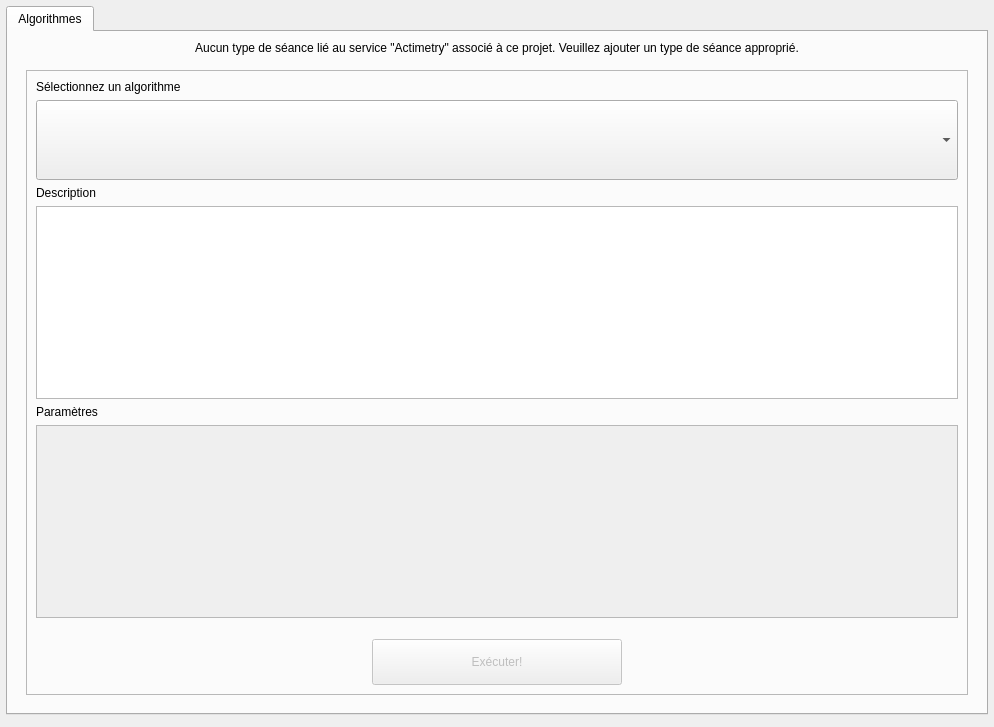
<?xml version="1.0" encoding="UTF-8"?>
<ui version="4.0">
 <class>ActimetryConfigWidget</class>
 <widget class="QWidget" name="ActimetryConfigWidget">
  <property name="geometry">
   <rect>
    <x>0</x>
    <y>0</y>
    <width>994</width>
    <height>681</height>
   </rect>
  </property>
  <property name="windowTitle">
   <string>ActimetryConfigWidget</string>
  </property>
  <layout class="QVBoxLayout" name="verticalLayout">
   <property name="leftMargin">
    <number>6</number>
   </property>
   <property name="topMargin">
    <number>6</number>
   </property>
   <property name="rightMargin">
    <number>6</number>
   </property>
   <property name="bottomMargin">
    <number>6</number>
   </property>
   <item>
    <widget class="QTabWidget" name="tabMain">
     <property name="tabPosition">
      <enum>QTabWidget::TabPosition::North</enum>
     </property>
     <property name="currentIndex">
      <number>0</number>
     </property>
     <property name="iconSize">
      <size>
       <width>24</width>
       <height>24</height>
      </size>
     </property>
     <widget class="QWidget" name="tabContext">
      <attribute name="icon">
       <iconset resource="../../../resources/TeraClient.qrc">
        <normaloff>:/icons/details.png</normaloff>:/icons/details.png</iconset>
      </attribute>
      <attribute name="title">
       <string>Algorithmes</string>
      </attribute>
      <layout class="QVBoxLayout" name="verticalLayout_5">
       <item>
        <widget class="QLabel" name="lblWarning">
         <property name="text">
          <string>Aucun type de séance lié au service &quot;Actimetry&quot; associé à ce projet. Veuillez ajouter un type de séance approprié.</string>
         </property>
         <property name="alignment">
          <set>Qt::AlignmentFlag::AlignCenter</set>
         </property>
        </widget>
       </item>
       <item>
        <widget class="QFrame" name="frameContextUpdater">
         <property name="enabled">
          <bool>true</bool>
         </property>
         <property name="sizePolicy">
          <sizepolicy hsizetype="Preferred" vsizetype="MinimumExpanding">
           <horstretch>0</horstretch>
           <verstretch>0</verstretch>
          </sizepolicy>
         </property>
         <layout class="QVBoxLayout" name="verticalLayout_2">
          <item>
           <widget class="QFrame" name="framePlaylistControls">
            <property name="enabled">
             <bool>true</bool>
            </property>
            <property name="frameShape">
             <enum>QFrame::Shape::StyledPanel</enum>
            </property>
            <property name="frameShadow">
             <enum>QFrame::Shadow::Raised</enum>
            </property>
            <layout class="QVBoxLayout" name="verticalLayout_3">
             <item>
              <widget class="QLabel" name="lblSelectAlgorithm">
               <property name="maximumSize">
                <size>
                 <width>16777215</width>
                 <height>30</height>
                </size>
               </property>
               <property name="text">
                <string>Sélectionnez un algorithme</string>
               </property>
              </widget>
             </item>
             <item>
              <widget class="QComboBox" name="comboAlgorithms">
               <property name="minimumSize">
                <size>
                 <width>0</width>
                 <height>80</height>
                </size>
               </property>
              </widget>
             </item>
             <item>
              <widget class="QLabel" name="lblDescription">
               <property name="text">
                <string>Description</string>
               </property>
              </widget>
             </item>
             <item>
              <widget class="QTextEdit" name="textEdit">
               <property name="sizePolicy">
                <sizepolicy hsizetype="Expanding" vsizetype="MinimumExpanding">
                 <horstretch>0</horstretch>
                 <verstretch>0</verstretch>
                </sizepolicy>
               </property>
               <property name="readOnly">
                <bool>true</bool>
               </property>
              </widget>
             </item>
             <item>
              <widget class="QLabel" name="lblParameters">
               <property name="text">
                <string>Paramètres</string>
               </property>
              </widget>
             </item>
             <item>
              <widget class="QTextEdit" name="textEditParameters">
               <property name="enabled">
                <bool>false</bool>
               </property>
               <property name="readOnly">
                <bool>true</bool>
               </property>
              </widget>
             </item>
             <item>
              <layout class="QHBoxLayout" name="horizontalLayout">
               <property name="topMargin">
                <number>15</number>
               </property>
               <item>
                <spacer name="horizontalSpacer">
                 <property name="orientation">
                  <enum>Qt::Orientation::Horizontal</enum>
                 </property>
                 <property name="sizeHint" stdset="0">
                  <size>
                   <width>40</width>
                   <height>20</height>
                  </size>
                 </property>
                </spacer>
               </item>
               <item>
                <widget class="QPushButton" name="btnRun">
                 <property name="enabled">
                  <bool>false</bool>
                 </property>
                 <property name="sizePolicy">
                  <sizepolicy hsizetype="Minimum" vsizetype="Fixed">
                   <horstretch>0</horstretch>
                   <verstretch>3</verstretch>
                  </sizepolicy>
                 </property>
                 <property name="minimumSize">
                  <size>
                   <width>250</width>
                   <height>46</height>
                  </size>
                 </property>
                 <property name="cursor">
                  <cursorShape>PointingHandCursor</cursorShape>
                 </property>
                 <property name="text">
                  <string>Exécuter!</string>
                 </property>
                 <property name="icon">
                  <iconset resource="../../../resources/TeraClient.qrc">
                   <normaloff>:/icons/refresh.png</normaloff>:/icons/refresh.png</iconset>
                 </property>
                 <property name="iconSize">
                  <size>
                   <width>24</width>
                   <height>24</height>
                  </size>
                 </property>
                </widget>
               </item>
               <item>
                <spacer name="horizontalSpacer_2">
                 <property name="orientation">
                  <enum>Qt::Orientation::Horizontal</enum>
                 </property>
                 <property name="sizeHint" stdset="0">
                  <size>
                   <width>40</width>
                   <height>20</height>
                  </size>
                 </property>
                </spacer>
               </item>
              </layout>
             </item>
            </layout>
           </widget>
          </item>
         </layout>
        </widget>
       </item>
      </layout>
     </widget>
    </widget>
   </item>
   <item>
    <widget class="ResultMessageWidget" name="wdgMessages" native="true"/>
   </item>
  </layout>
 </widget>
 <customwidgets>
  <customwidget>
   <class>ResultMessageWidget</class>
   <extends>QWidget</extends>
   <header>widgets/ResultMessageWidget.h</header>
   <container>1</container>
  </customwidget>
 </customwidgets>
 <resources>
  <include location="../../../resources/TeraClient.qrc"/>
 </resources>
 <connections/>
</ui>
